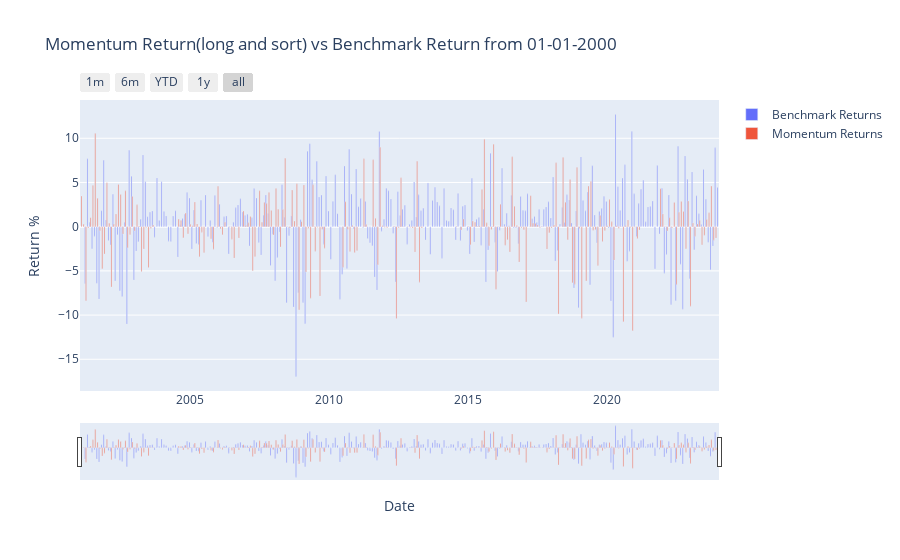

The code cell stored with this chart in its notebook:
### Code cell
# Create a Plotly figure
fig = go.Figure()

# Add the benchmark returns bar trace
fig.add_trace(
    go.Bar(
        x=gains.index,
        y=gains.values,
        name='Benchmark Returns'
    )
)

# Add the momentum returns bar trace
fig.add_trace(
    go.Bar(
        x=total_returns_df.index,
        y=total_returns_df['Total Returns'],
        name='Momentum Returns'
    )
)

# Update the layout to include a range slider
fig.update_layout(
    title='Momentum Return(long and sort) vs Benchmark Return from 01-01-2000',
    xaxis_title='Date',
    yaxis_title='Return %',
    barmode='group',
    xaxis=dict(
        rangeselector=dict(
            buttons=list([
                dict(count=1, label="1m", step="month", stepmode="backward"),
                dict(count=6, label="6m", step="month", stepmode="backward"),
                dict(count=1, label="YTD", step="year", stepmode="todate"),
                dict(count=1, label="1y", step="year", stepmode="backward"),
                dict(step="all")
            ])
        ),
        rangeslider=dict(
            visible=True
        ),
        type="date"
    )
)

# Show the plot
fig.show()

### Figure 1 — Plotly figure (JSON) as saved in the notebook; plotly's stock layout.template omitted (floating-point values rounded to 4 significant figures; data arrays with more than 128 entries replaced by an {"elided": "..."} marker saying what was removed)
{"data": [{"name": "Benchmark Returns", "type": "bar", "x": {"elided": "274 str values"}, "y": {"elided": "274 float values"}}, {"name": "Momentum Returns", "type": "bar", "x": {"elided": "276 str values"}, "y": {"elided": "276 float values"}}], "layout": {"barmode": "group", "title": {"text": "Momentum Return(long and sort) vs Benchmark Return from 01-01-2000"}, "xaxis": {"rangeselector": {"buttons": [{"count": 1, "label": "1m", "step": "month", "stepmode": "backward"}, {"count": 6, "label": "6m", "step": "month", "stepmode": "backward"}, {"count": 1, "label": "YTD", "step": "year", "stepmode": "todate"}, {"count": 1, "label": "1y", "step": "year", "stepmode": "backward"}, {"step": "all"}]}, "rangeslider": {"visible": true}, "title": {"text": "Date"}, "type": "date"}, "yaxis": {"title": {"text": "Return %"}}}}
